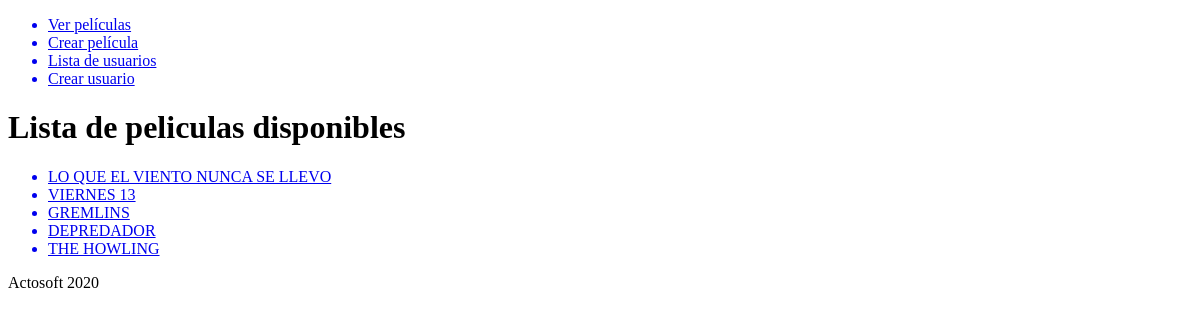
Before: /movies/ with the older database file.
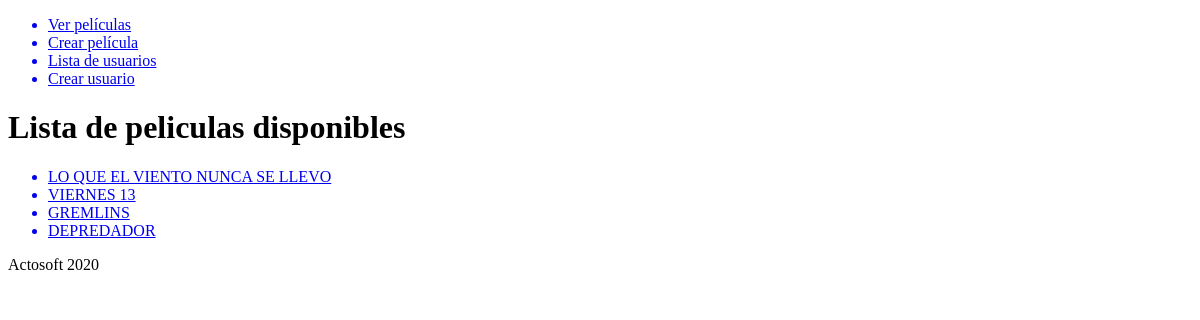
After: the same page with the newer database file.
### movies/models.py (models this page shows, shortened)
class Movie(models.Model): #Siempre hay que heredar de models.Model
    title = models.CharField(max_length=140)
    sinopsis = models.TextField(blank=True, null=True)
    duration = models.PositiveIntegerField()
    calif = models.PositiveIntegerField(default=5)
    gender = models.CharField(max_length=50)
    created = models.DateTimeField(auto_now_add=True)
    updated = models.DateTimeField(auto_now=True)

### movies/views.py (the view)
# urls.py: path('', GetMovies, name='list'), #está entrando a la view getmovies
def GetMovies(request):
    movies = Movie.objects.all() #equivalente al select * from movies_movie
    template_name = 'movies/list.html'
    context = {
        'movies': movies
    }
    return render(request, template_name, context)

### movies/templates/movies/list.html
<!DOCTYPE html>
{% extends 'base.html'%}
{% block content %}
    <h1>Lista de peliculas disponibles</h1>
    <ul>
        {% for movie in movies %}
            <a href="{% url 'movies:detail' movie.id %}"><li>{{ movie.title }}</li></a>
        {% endfor %}
    </ul>
{% endblock content %}

### templates/base.html (shortened to what this page needs)
<!DOCTYPE html>
<html lang="en">
<head>
</head>
<body>
    <ul>
        <a href="{% url 'movies:list' %}"><li>Ver películas</li></a>
        <a href="{% url 'movies:create' %}"><li>Crear película</li></a>
        <a href="{% url 'users:list' %}"><li>Lista de usuarios</li></a>
        <a href="{% url 'users:create' %}"><li>Crear usuario</li></a>
    </ul>
    {% block content %}
    {% endblock content %}
    <footer>Actosoft 2020</footer>
</body>
</html>

Changed rows visible on the page:
removed Movie: title "THE HOWLING"
